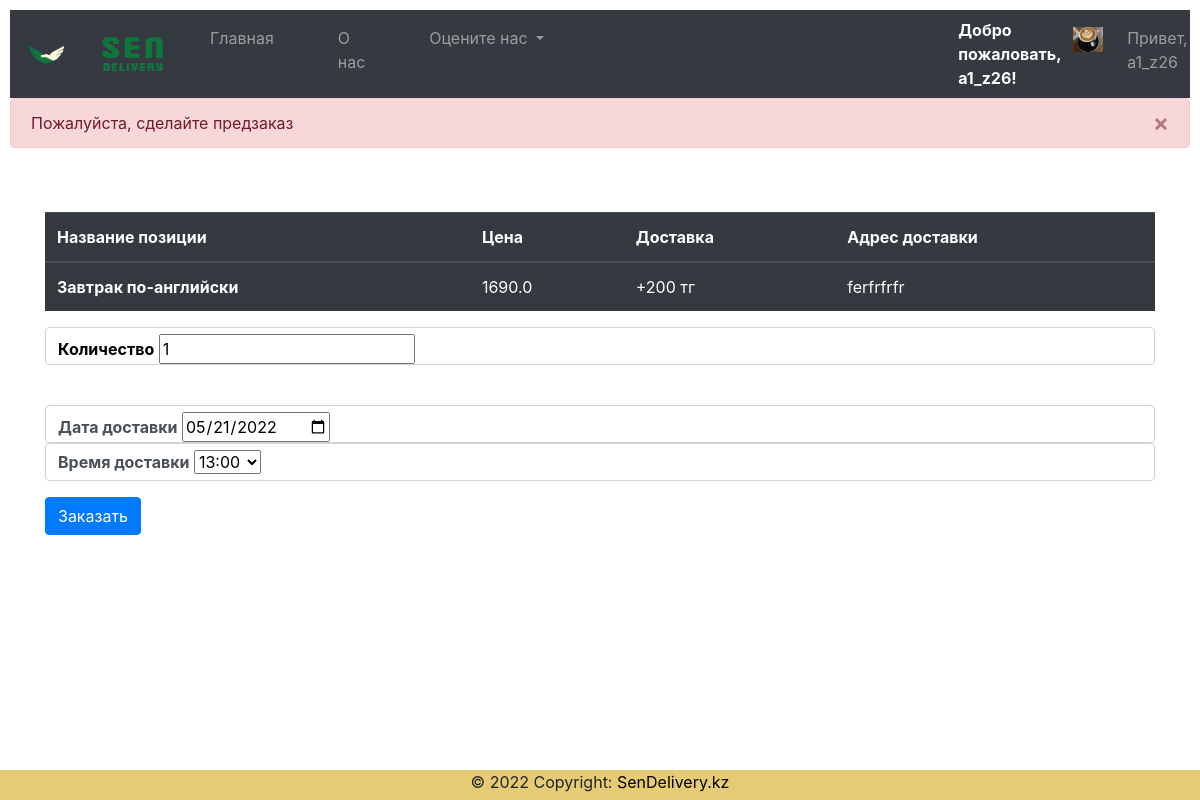
The app's page /order/Завтрак по-английски (signed in) with its own data.
### cust/models.py (models this page shows, shortened)
class Client(models.Model):
    user=models.OneToOneField(User,on_delete=models.CASCADE)
    phone=models.CharField(max_length=14)
    address=models.CharField(max_length=200)
    city=models.CharField(max_length=40)
    prime=models.BooleanField(default=False)
    state=models.CharField(max_length=40)
    image=models.FileField(upload_to="clients/images/")

### Dish/models.py (models this page shows, shortened)
class MainDish(models.Model):
    EUROPEAN = 'European'
    BARMENU = 'Bar menu'
    BREAKFASTS = 'Breakfasts'
    SALADS = 'Salads'
    FIRSTCOURSE = 'First course'
    LAGMAN = 'Lagman'
    PIZZA = 'Pizza'
    EASTERN = 'Eastern'
    SNACK = 'Snack'
    MEAT = 'Steak Grill Shashlick'
    PANASIAN = 'Pan Asian'
    BAKERY = 'Bakery'
    GARNISH = 'Garnish Sauces'
    TYPE_CHOICES = [(EUROPEAN, 'European'), (BARMENU, 'Bar menu'), (BREAKFASTS, 'Breakfasts'), (SALADS, 'Salads'),(FIRSTCOURSE, 'First course'), (LAGMAN, 'Lagman'), (PIZZA, 'Pizza'), (EASTERN, 'Eastern'), (SNACK, 'Snack'), (MEAT, 'Steak Grill Shashlick'), (PANASIAN, 'Pan Asian'), (BAKERY, 'Bakery'), (GARNISH, 'Garnish Sauces')]
    name = models.CharField(max_length=40)
    type = models.CharField(max_length=100, choices=TYPE_CHOICES, default=BARMENU)
    desc = models.TextField(max_length=1000)
    image = models.FileField(upload_to='dishes/images/')
    price = models.IntegerField(default=0)

### Order/views.py (the view)
# urls.py: path('<str:my_name>',views.purchase,name="purchase"),
def purchase(request, my_name):
    username = request.user.username
    user = User.objects.get(username=username)
    data = Client.objects.get(user=user)
    maindish = MainDish.objects.get(name=my_name)
    if data.prime == True:
        price = maindish.price * 1
    else:
        price = maindish.price
    context = {'client': data, 'price': price, 'dish': maindish}
    return render(request, "purchase.html", context)

### templates/purchase.html (shortened to what this page needs)
{% extends 'base.html' %}
{% load static %}
{% block body %}
<div class="alert alert-danger alert-dismissible fade show" style="height:50px;"  role="danger">
  Пожалуйста, сделайте предзаказ
  <button type="button" class="close" data-dismiss="alert" aria-label="Close">
    <span aria-hidden="true">&times;</span>
  </button>
</div>
<br>
<br>
<div class="container">
<table class="table table-dark">
    <thead>
      <tr>
        <th scope="col">Название позиции</th>
        <th scope="col">Цена</th>
        <th scope="col">Доставка</th>
        <th scope="col">Адрес доставки</th>
      </tr>
    </thead>
    <tbody>
      <tr>
        <th scope="row">{{dish.name}}</th>
        <td>{{price}}</td>
        <td>+200 тг</td>
        <td>{{client.address}}</td>
      </tr>
    </tbody>
  </table>
  <form action="placed/{{dish.name}}" method="POST">
    <div class="form-group">
        <div class="form-control">
            <label for="orderquantity" style="color:black"><b>Количество</b></label>
            <input type="number" id="orderquantity" required value=1 name="quantity">
        </div>
    </div>
      <br>
    <div class="form-group">
                <div class="form-control">
            <label for="delivery-date"><b>Дата доставки</b></label>
            <input type="date" id="delivery-date" required name="delivery-date">
        </div>
        <div class="form-control">
            <label for="delivery-time"><b>Время доставки</b></label>
            <select name="delivery-time" id="delivery-time" required>
                <option value="13:00">13:00</option>
            </select>
        </div>
    </div>
    <input class="btn btn-primary" type="submit" value="Заказать">
</form>
</div>
{% endblock %}

### templates/base.html (shortened to what this page needs)
<!doctype html>
{% load static %}
<html lang="en">
  <head>
    <link rel="stylesheet" href="{% static 'CSS/bootstrap.min.css' %}" >
  </head>
  <body>
    <nav class="navbar navbar-expand-lg navbar-dark bg-dark" style="color:black; background-color: lightcoral;">
      <a class="navbar-brand" href="{% static 'Images/MainDragon.png' %}"><img src="{% static 'Images/MainDragon.png' %}" width="40px" height="40px"></a>
      <a class="navbar-brand pr-1" href="\"><img src="{% static 'Images/Finallmage.png' %}" width="100px" height="40px"></a>
  <div class="collapse navbar-collapse" id="navbarSupportedContent">
    <ul class="navbar-nav mr-auto">
      <li {% if request.path == "/" %}class="nav-item active pr-5"{% else %}class="nav-item pr-5"{% endif %}>
        <a class="nav-link" href="\">Главная <span class="sr-only">(current)</span></a>
      </li>
      <li {% if request.path == "/about/" %}class="nav-item active pr-5"{% else %}class="nav-item pr-5"{% endif %}>
        <a class="nav-link" href="/about">О нас</a>
      </li>
      <li class="nav-item dropdown pr-5">
        <a class="nav-link dropdown-toggle" href="#" id="navbarDropdown" role="button" data-toggle="dropdown" aria-haspopup="true" aria-expanded="false">
          Оцените нас
        </a>
       {% if user.is_authenticated %}
       <li class="nav-item dropdown pr-5">
      </li>
      <li class="nav-item ml-6 pl-6">
<b><marquee style="color:white">Добро пожаловать, {{client.user.username}}!</marquee></b></h3>
       </li>
       <li class="nav-item pl-1">
         <a class="nav-link" href="{{ client.image.url }}"><img src="{{ client.image.url }}" alt="" width=30px height=25px></a>
       </li>
	   <li class="nav-item dropdown pl-2">
        <a class="nav-link dropdown" href="#" id="navbarDropdown" role="button" data-toggle="dropdown" aria-haspopup="true" aria-expanded="false">
          Привет, {{ user.get_username }}
        </a>
      </li>
        </li>
    {% endif %}
</ul>
  </div>
</nav>
{% block body %}
{% endblock %}
    <center>
<footer class="page-footer font-small blue">
  <div class="footer-copyright text-center">© 2022 Copyright:
    <a href="\" style="color:black"> SenDelivery.kz</a>
  </div>
</footer>
</center>
  </body>
</html>

### records on screen
Client: user.username "a1_z26", image (picture), address "ferfrfrfr"
MainDish: name "Завтрак по-английски", price "1690.0"

### other values on screen
{{ user.get_username }} "a1_z26"
